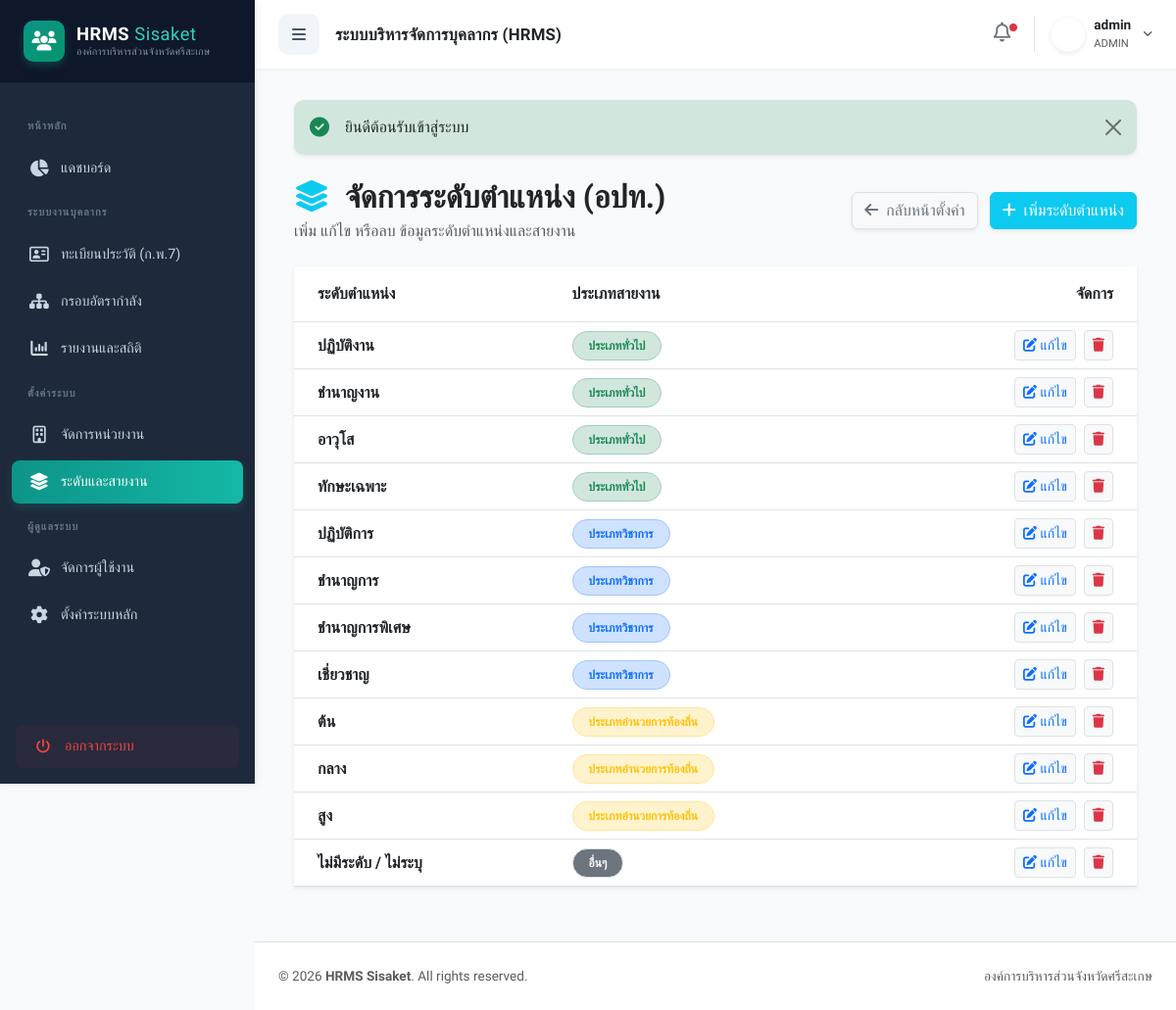
/index.php?action=position_levels (signed in), run on the app's committed database.
### tables this page shows
CREATE TABLE `position_levels` (
  `id` int(11) NOT NULL,
  `name` varchar(100) NOT NULL,
  `type` varchar(100) DEFAULT 'ทั่วไป',
  `created_at` timestamp NOT NULL DEFAULT current_timestamp()
);

### controllers/PositionLevelController.php (called while the page is built, shortened)
<?php
require_once 'models/PositionLevel.php';
class PositionLevelController {
    private $db;
    public function __construct($db) {
        $this->db = $db;
    }
    public function index() {
        $levelModel = new PositionLevel($this->db);
        $stmt = $levelModel->readAll();
        $position_levels = $stmt->fetchAll(PDO::FETCH_ASSOC);
        require_once 'views/position_level/index.php';
    }
}
?>

### models/PositionLevel.php (called while the page is built, shortened)
<?php
class PositionLevel {
    private $conn;
    private $table_name = "position_levels";
    public function __construct($db) {
        $this->conn = $db;
    }
    public function readAll() {
        $query = "SELECT * FROM " . $this->table_name . " ORDER BY type ASC, id ASC";
        $stmt = $this->conn->prepare($query);
        $stmt->execute();
        return $stmt;
    }
}
?>

### views/position_level/index.php (the view, shortened to what this page needs)
<?php include 'views/layout/header.php'; ?>
<div class="d-flex justify-content-between align-items-center mb-4">
    <div>
        <h2 class="fw-bold mb-0 text-dark"><i class="fa-solid fa-layer-group text-info me-2"></i> จัดการระดับตำแหน่ง (อปท.)</h2>
        <p class="text-muted mt-1 mb-0">เพิ่ม แก้ไข หรือลบ ข้อมูลระดับตำแหน่งและสายงาน</p>
    </div>
    <div>
        <a href="index.php?action=settings" class="btn btn-light border shadow-sm me-2 text-secondary">
            <i class="fa-solid fa-arrow-left me-1"></i> กลับหน้าตั้งค่า
        </a>
        <button type="button" class="btn btn-info text-white shadow-sm" data-bs-toggle="modal" data-bs-target="#addLevelModal">
            <i class="fa-solid fa-plus me-1"></i> เพิ่มระดับตำแหน่ง
        </button>
    </div>
</div>
<div class="modern-card p-0 overflow-hidden shadow-sm border-0 mb-4">
    <div class="table-responsive">
        <table class="table table-hover align-middle mb-0">
            <thead class="bg-light">
                <tr>
                    <th class="ps-4 py-3">ระดับตำแหน่ง</th>
                    <th class="py-3">ประเภทสายงาน</th>
                    <th class="text-end pe-4 py-3">จัดการ</th>
                </tr>
            </thead>
            <tbody>
                <?php foreach ($position_levels as $level): ?>
                <tr>
                    <td class="ps-4 fw-bold text-dark">
                        <?php echo htmlspecialchars($level['name']); ?>
                    </td>
                    <td>
                        <?php
                            $badgeClass = 'bg-secondary';
                            if($level['type'] == 'ประเภทวิชาการ') $badgeClass = 'bg-primary-subtle text-primary border-primary-subtle';
                            else if($level['type'] == 'ประเภททั่วไป') $badgeClass = 'bg-success-subtle text-success border-success-subtle';
                            else if($level['type'] == 'ประเภทอำนวยการท้องถิ่น') $badgeClass = 'bg-warning-subtle text-warning border-warning-subtle';
                            else if($level['type'] == 'ประเภทบริหารท้องถิ่น') $badgeClass = 'bg-danger-subtle text-danger border-danger-subtle';
                        ?>
                        <span class="badge <?php echo $badgeClass; ?> border px-3 py-2 rounded-pill">
                            <?php echo htmlspecialchars($level['type']); ?>
                        </span>
                    </td>
                    <td class="text-end pe-4">
                        <button type="button" class="btn btn-sm btn-light text-primary border me-1" data-bs-toggle="modal" data-bs-target="#editLevelModal<?php echo $level['id']; ?>">
                            <i class="fa-solid fa-pen-to-square"></i> แก้ไข
                        </button>
                        <a href="index.php?action=position_levels_delete&id=<?php echo $level['id']; ?>" class="btn btn-sm btn-light text-danger border" onclick="return confirm('คุณแน่ใจหรือไม่ว่าต้องการลบข้อมูลนี้?');">
                            <i class="fa-solid fa-trash"></i>
                        </a>
                    </td>
                </tr>
                <?php endforeach; ?>
            </tbody>
        </table>
    </div>
</div>
<?php include 'views/layout/footer.php'; ?>

### views/layout/header.php (style rules this page uses)
:root { --primary: #0d9488; --primary-hover: #0f766e; --sidebar-bg: #1e293b; --sidebar-text: #cbd5e1; --sidebar-width: 260px; --sidebar-collapsed-width: 76px; --topbar-height: 70px; --bg-light: #f8fafc; --transition-speed: 0.3s; }
body { font-family: 'Prompt', sans-serif; background-color: var(--bg-light); color: #334155; overflow-x: hidden; }

### data on the page
position_levels: name "ปฏิบัติงาน", type "ประเภททั่วไป"
position_levels: name "ชำนาญงาน", type "ประเภททั่วไป"
position_levels: name "อาวุโส", type "ประเภททั่วไป"
position_levels: name "ทักษะเฉพาะ", type "ประเภททั่วไป"
position_levels: name "ปฏิบัติการ", type "ประเภทวิชาการ"
position_levels: name "ชำนาญการ", type "ประเภทวิชาการ"
position_levels: name "ชำนาญการพิเศษ", type "ประเภทวิชาการ"
position_levels: name "เชี่ยวชาญ", type "ประเภทวิชาการ"
position_levels: name "ต้น", type "ประเภทอำนวยการท้องถิ่น"
position_levels: name "กลาง", type "ประเภทอำนวยการท้องถิ่น"
position_levels: name "สูง", type "ประเภทอำนวยการท้องถิ่น"
position_levels: name "ไม่มีระดับ / ไม่ระบุ", type "อื่นๆ"

### other printed values
$_SESSION['username'] "admin"
$_SESSION['role'] "ADMIN"
$_SESSION['message'] "ยินดีต้อนรับเข้าสู่ระบบ"
